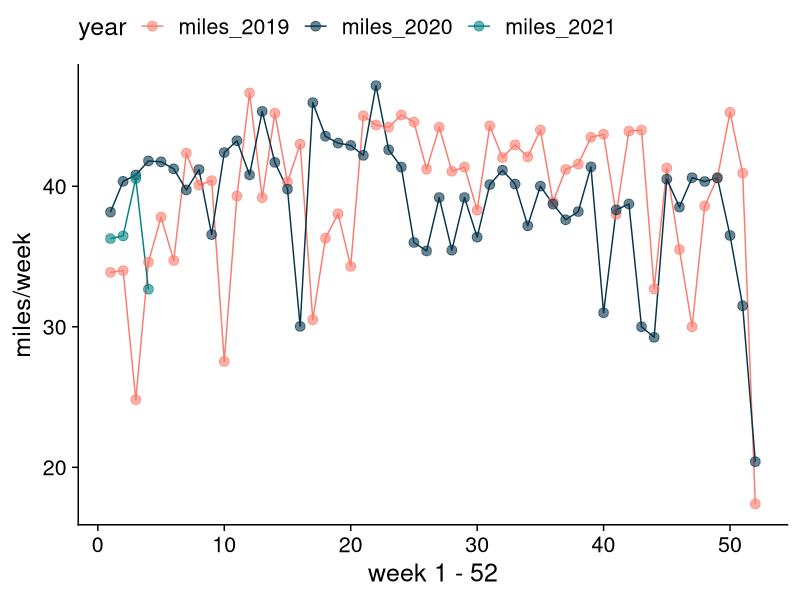

The R source for this figure:
## ---- chunk 1
knitr::opts_chunk$set(echo=FALSE, R.options = list(width = 60))
## ---- chunk 2
library(tidyverse)
library(cowplot)
library(kableExtra)

theme_set(theme_cowplot(font_size = 18))
## ---- chunk 3
running <- read_csv('annualmpw.csv')
showrun <- as.data.frame(running) 
## ---- chunk 4
#Fantastic html tables with kableExtra, 
#check out https://cran.r-project.org/web/packages/kableExtra/vignettes/awesome_table_in_html.html

kbl(showrun) %>%
  kable_paper()%>%
  scroll_box(height = "120px")
  
## ---- chunk 5
running_long <- running %>% 
  pivot_longer(!week, names_to = "year", values_to = "miles")
## ---- chunk 6
ggplot(running_long, aes(x=week, y=miles, color=year))+
  scale_color_manual(values = c("#fc7b6d", "#05354b", "#008080"))+
  geom_line(span=0.2, na.rm=TRUE)+
  geom_point(size=3, alpha=0.6, na.rm=TRUE)+
  theme(legend.position = "top")+
  labs(x="week 1 - 52", y="miles/week") 
## ---- chunk 7
annual_miles <- running %>%
  summarize(`total 2019` = sum(miles_2019), 
            `total 2020` = sum(miles_2020),
            `YTD` = sum(miles_2021, na.rm=TRUE))

as.data.frame(annual_miles) %>%
  kbl() %>%
  kable_paper()
